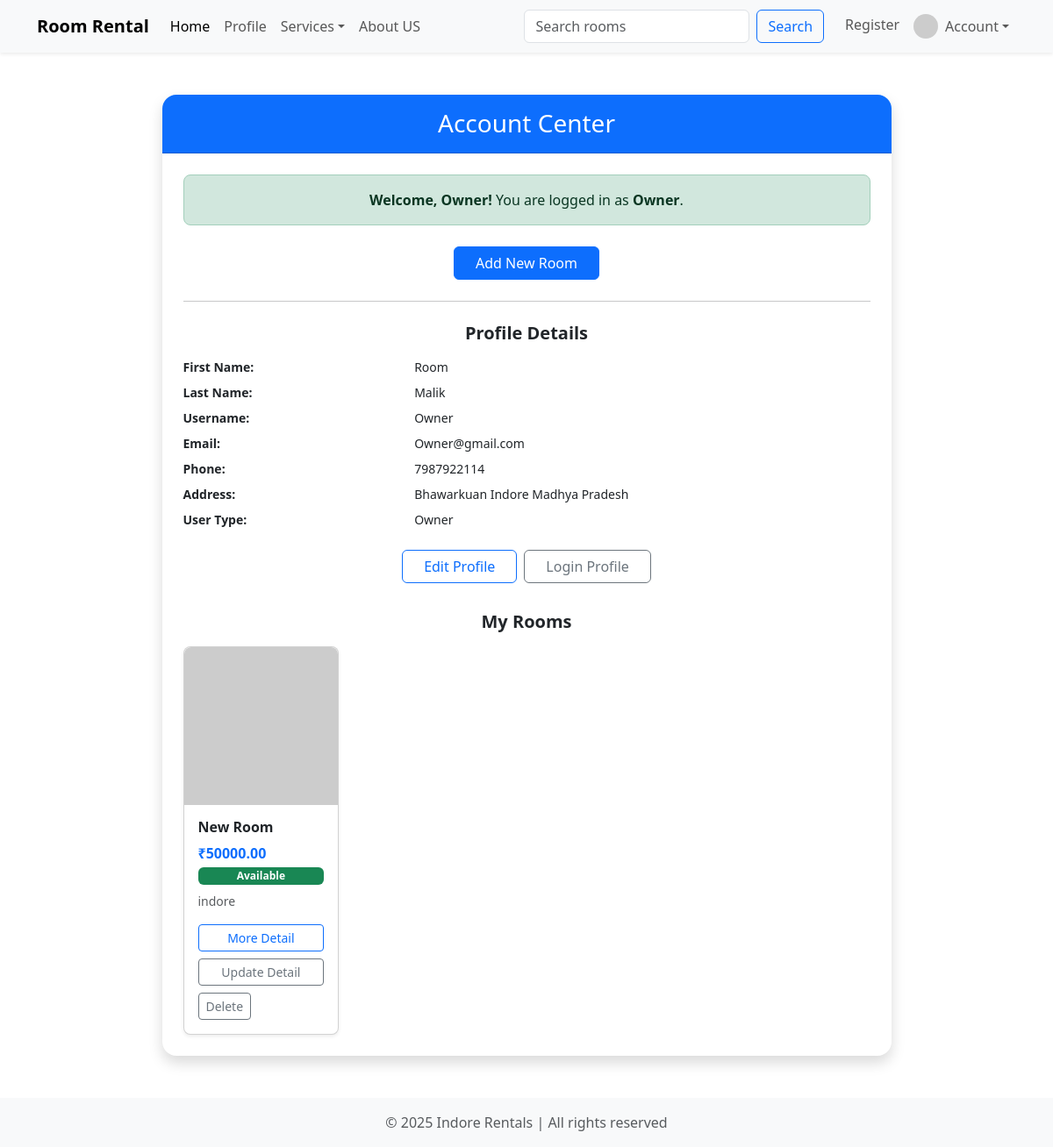
/account_center/ (signed in), run on the app's committed database.
### listing/models.py (models this page shows, shortened)
class CustomUser(AbstractUser):
    phone = models.CharField(max_length=15, blank=True, null=True)
    address = models.TextField(blank=True, null=True)
    user_type = models.CharField(max_length=10, default='Renter',choices=[("Owner","Owner"),('Renter','Renter')])

class Room(models.Model):
    Owner = models.ForeignKey('CustomUser', on_delete=models.CASCADE, null=True, blank=True)
    title = models.CharField(max_length=200)
    description = models.TextField()
    price_per_month = models.DecimalField(max_digits=10, decimal_places=2)
    address = models.CharField(max_length=300)
    created_at = models.DateTimeField(auto_now_add=True)
    availability = models.CharField(max_length=50,default="Available", choices=[("Available", "Available"), ("Not Available", "Not Available")])

### listing/views.py (the view)
# urls.py: path("account_center/",views.Account_Center , name = "account"),
@login_required(login_url="login_as")
def Account_Center (request):
        if request.user.user_type=="Owner":
             rooms = Room.objects.filter(Owner=request.user)
        if request.user.user_type=="Renter":
             rooms= BookingRequest.objects.filter(renter=request.user)
        data = {
             "rooms":rooms,
             "user":request.user,
               }
        return render (request , "Account.html",{"data":data})

### listing/templates/Account.html (shortened to what this page needs)
{% extends 'home.html' %}
{% block data %}
<div class="container my-5">
  <div class="row justify-content-center">
    <div class="col-12 col-md-10 col-lg-9">
      <div class="card shadow border-0 rounded-4">
        <div class="card-header bg-primary text-white text-center rounded-top-4 py-3">
          <h3 class="mb-0">Account Center</h3>
        </div>
        <div class="card-body p-3 p-md-4">
          {% if user.is_authenticated %}
            {% if user.user_type == "Owner" %}
              <div class="alert alert-success text-center rounded-3 mb-4">
                <strong>Welcome, {{ user.username }}!</strong> You are logged in as <b>Owner</b>.
              </div>
              <div class="text-center mb-4">
                <a href="{% url 'add_room' %}" class="btn btn-primary px-4">
                   Add New Room
                </a>
              </div>
            {% else %}
              <p class="text-center text-muted">Unknown user type</p>
            {% endif %}
          {% else %}
            <p class="text-center text-muted">Please log in first</p>
          {% endif %}
          <hr class="my-4">
          <h5 class="mb-3 fw-semibold text-center">Profile Details</h5>
          <div class="row g-2 mb-4 small">
            <div class="col-6 col-sm-4 fw-semibold">First Name:</div>
            <div class="col-6 col-sm-8 text-break">{{ request.user.first_name|default:"Not provided" }}</div>
            <div class="col-6 col-sm-4 fw-semibold">Last Name:</div>
            <div class="col-6 col-sm-8 text-break">{{ request.user.last_name|default:"Not provided" }}</div>
            <div class="col-6 col-sm-4 fw-semibold">Username:</div>
            <div class="col-6 col-sm-8 text-break">{{ request.user.username }}</div>
            <div class="col-6 col-sm-4 fw-semibold">Email:</div>
            <div class="col-6 col-sm-8 text-break">{{ request.user.email|default:"Not provided" }}</div>
            <div class="col-6 col-sm-4 fw-semibold">Phone:</div>
            <div class="col-6 col-sm-8 text-break">{{ request.user.phone|default:"Not provided" }}</div>
            <div class="col-6 col-sm-4 fw-semibold">Address:</div>
            <div class="col-6 col-sm-8 text-break">{{ request.user.address|default:"Not provided" }}</div>
            <div class="col-6 col-sm-4 fw-semibold">User Type:</div>
            <div class="col-6 col-sm-8 text-capitalize">{{ request.user.user_type|default:"Normal User" }}</div>
          </div>
          <div class="d-flex justify-content-center gap-2 flex-wrap mb-4">
            <a href="{% url 'edit_Profile' %}" class="btn btn-outline-primary px-4 mb-2">Edit Profile</a>
            <a href="{% url 'login_as' %}" class="btn btn-outline-secondary px-4 mb-2">Login Profile</a>
          </div>
          {% if user.user_type == "Owner" %}
            <h5 class="mb-3 fw-semibold text-center">My Rooms</h5>
            <div class="row g-3 g-sm-4">
              {% for room in data.rooms %}
                <div class="col-12 col-sm-6 col-md-4 col-lg-3">
                  <div class="card h-100 shadow-sm rounded-3">
                    {% if room.images.first %}
                      <img src="{{ room.images.first.image.url }}" class="card-img-top rounded-top-3" alt="{{ room.title }}" style="height: 180px; object-fit: cover;">
                    {% else %}
                      <img src="https://via.placeholder.com/300x180?text=No+Image" class="card-img-top rounded-top-3" alt="No Image" style="height: 180px; object-fit: cover;">
                    {% endif %}
                    <div class="card-body d-flex flex-column">
                      <h6 class="card-title fw-semibold">{{ room.title }}</h6>
                      <p class="mb-1"><strong class="text-primary">₹{{ room.price_per_month }}</strong></p>
                      {% if room.availability|lower == "available" %}
                        <span class="badge bg-success mb-2">Available</span>
                      {% else %}
                        <span class="badge bg-danger mb-2">Not Available</span>
                      {% endif %}
                      <p class="text-muted small mb-3">{{ room.address }}</p>
                      <div class="mt-auto d-flex justify-content-between flex-wrap gap-2">
                        <a href="{% url 'room_detail' room.pk %}" class="btn btn-outline-primary btn-sm w-100">More Detail</a>
                        <a href="{% url 'up_room' room.pk %}" class="btn btn-outline-secondary btn-sm w-100">Update Detail</a>
                        <form action="{% url 'room_Delete' room.id %}" method="POST">
                          <button class="btn btn-outline-secondary btn-sm w-100"
                          onclick="confirm('Are your Sure u Want to delete this room')"
                          >Delete</button>
                        </form>
                      </div>
                    </div>
                  </div>
                </div>
              {% empty %}
                <div class="col-12 text-center">
                  <div class="alert alert-warning">No rooms found.</div>
                </div>
              {% endfor %}
            </div>
          {% endif %}
        </div>
      </div>
    </div>
  </div>
</div>
{% endblock data %}

### data on the page
CustomUser: username "Owner", user.first_name "Room", user.last_name "Malik", user.username "Owner", user.email "Owner@gmail.com", user.phone "7987922114", user.address "Bhawarkuan Indore Madhya Pradesh", user.user_type "Owner"
Room: title "New Room", price_per_month "50000.00", availability "Available", address "indore"
